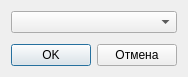
<?xml version="1.0" encoding="UTF-8"?>
<ui version="4.0">
 <class>DialogSetOrderStatus</class>
 <widget class="QDialog" name="DialogSetOrderStatus">
  <property name="geometry">
   <rect>
    <x>0</x>
    <y>0</y>
    <width>182</width>
    <height>77</height>
   </rect>
  </property>
  <property name="windowTitle">
   <string>Статус заказа</string>
  </property>
  <layout class="QVBoxLayout" name="verticalLayout">
   <item>
    <widget class="QComboBox" name="comboBoxStatuses"/>
   </item>
   <item>
    <spacer name="verticalSpacer">
     <property name="orientation">
      <enum>Qt::Vertical</enum>
     </property>
     <property name="sizeHint" stdset="0">
      <size>
       <width>20</width>
       <height>40</height>
      </size>
     </property>
    </spacer>
   </item>
   <item>
    <layout class="QHBoxLayout" name="horizontalLayout">
     <item>
      <spacer name="horizontalSpacer">
       <property name="orientation">
        <enum>Qt::Horizontal</enum>
       </property>
       <property name="sizeHint" stdset="0">
        <size>
         <width>40</width>
         <height>20</height>
        </size>
       </property>
      </spacer>
     </item>
     <item>
      <widget class="QPushButton" name="pushButtonOK">
       <property name="text">
        <string>OK</string>
       </property>
      </widget>
     </item>
     <item>
      <widget class="QPushButton" name="pushButtonCancel">
       <property name="text">
        <string>Отмена</string>
       </property>
      </widget>
     </item>
    </layout>
   </item>
  </layout>
 </widget>
 <resources/>
 <connections/>
</ui>
